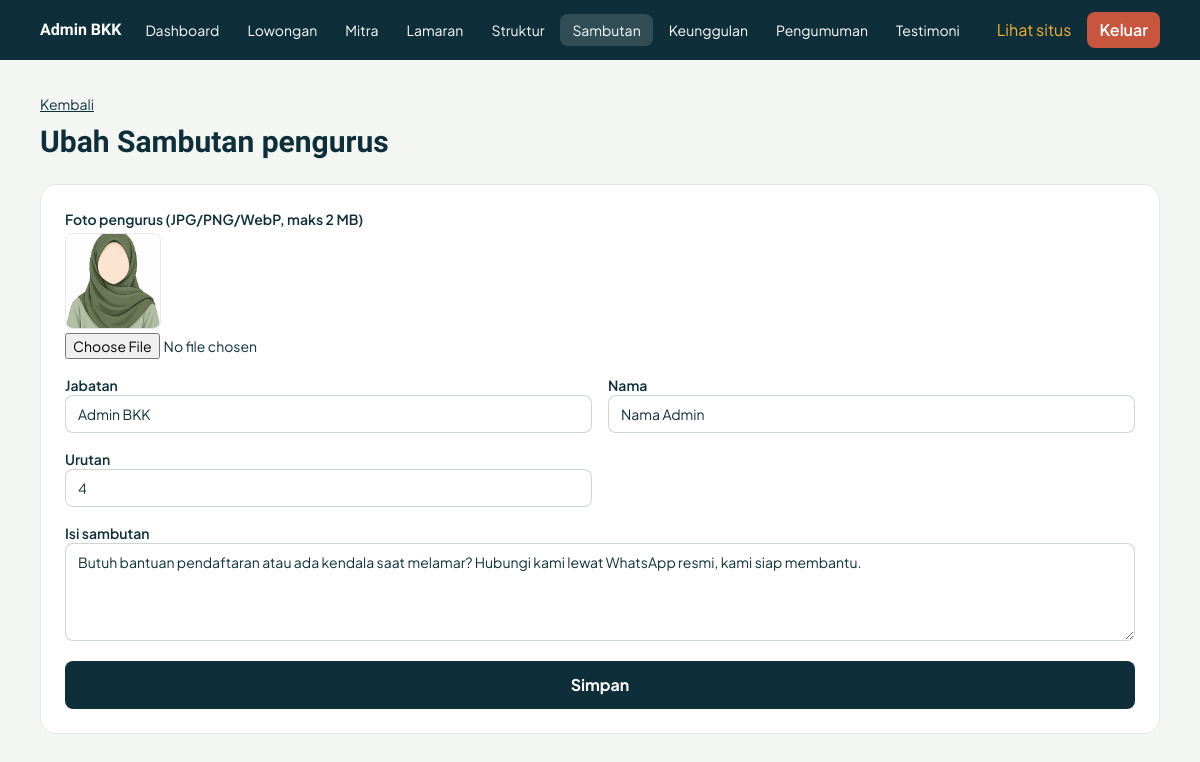
The page /admin/index.php?p=sambutan&id=4 (signed in) on the database its author committed.
### tables this page shows
CREATE TABLE sambutan(id integer primary key, jabatan text, nama text, isi text, urut integer default 0, foto text);

### config.php (called while the page is built, shortened)
<?php
function db(): PDO {
    static $p;
    if ($p) return $p;
    $f = __DIR__ . '/data/bkk.sqlite';
    $p = new PDO('sqlite:' . $f);
    $p->setAttribute(PDO::ATTR_ERRMODE, PDO::ERRMODE_EXCEPTION);
    $p->setAttribute(PDO::ATTR_DEFAULT_FETCH_MODE, PDO::FETCH_ASSOC);
    $p->exec("create table if not exists sambutan(id integer primary key, jabatan text, nama text, isi text, urut integer default 0)");
    foreach (['sambutan', 'pengumuman'] as $t) {
        try { $p->exec("alter table $t add column foto text"); } catch (Throwable $e) {}
    }
    return $p;
}
function q($sql, $a = []) { $s = db()->prepare($sql); $s->execute($a); return $s; }
function row($sql, $a = []) { return q($sql, $a)->fetch(); }
function e($s) { return htmlspecialchars((string)$s, ENT_QUOTES, 'UTF-8'); }

### admin/index.php (the view, shortened to what this page needs)
<?php
require __DIR__ . '/../config.php'; require __DIR__ . '/../inc/layout.php';
$p = $_GET['p'] ?? 'home';
    top('Masuk admin'); ?>
    <?php bottom(); exit;
function field($k, $f, $v) {
    [$lb, $t] = $f; $cl = 'w-full rounded-lg border border-tinta/20 px-3 py-2';
    echo '<label class="block text-sm font-semibold">' . e($lb);
    if ($t === 'area') echo "<textarea name=\"$k\" rows=\"4\" class=\"$cl font-normal\">" . e($v) . '</textarea>';
    elseif ($t === 'img') {
        if ($v) echo '<img src="../media/' . e($v) . '" alt="" class="mt-1 h-24 w-24 rounded-lg object-cover border border-tinta/10">';
        echo '<input type="file" name="' . $k . '" accept="image/jpeg,image/png,image/webp" class="mt-1 block text-sm font-normal"><input type="hidden" name="cur_' . $k . '" value="' . e($v) . '">';
    }
    elseif ($t === 'check') echo "<input type=\"checkbox\" name=\"$k\" class=\"ml-2\"" . ($v ?? 1 ? ' checked' : '') . '>';
    elseif ($t === 'mitra' || $t === 'parent' || str_starts_with($t, 'sel:')) {
        echo "<select name=\"$k\" class=\"$cl font-normal\">";
        foreach (opts($t) as $ov => $ol) echo '<option value="' . e($ov) . '"' . ((string)$ov === (string)$v ? ' selected' : '') . '>' . e($ol) . '</option>';
        echo '</select>';
    } else echo "<input type=\"$t\" name=\"$k\" value=\"" . e($v) . "\" class=\"$cl font-normal\">";
    echo '</label>';
}
top('Admin'); echo '<main class="max-w-6xl mx-auto px-4 py-8">';
if ($p === 'home') {
    $c = fn($s) => row($s)['c'];
    echo '<h1 class="font-judul font-bold text-3xl">Dashboard</h1><div class="mt-6 grid grid-cols-2 md:grid-cols-4 gap-4">';
    foreach ([[$c("select count(*) c from lowongan where aktif=1"), 'Lowongan tayang'], [$c("select count(*) c from mitra"), 'Mitra'], [$c("select count(*) c from mitra where status_mou='Sudah MOU'"), 'Sudah MOU'], [$c("select count(*) c from lamaran where status='Baru'"), 'Lamaran baru']] as [$n, $l])
        echo "<div class=\"bg-white rounded-2xl p-5 border border-tinta/10\"><div class=\"font-judul font-extrabold text-4xl text-daun\">$n</div><div class=\"text-sm\">$l</div></div>";
    echo '</div><h2 class="font-judul font-bold text-xl mt-10">Lamaran terbaru</h2><div class="mt-3 bg-white rounded-2xl border border-tinta/10 divide-y divide-tinta/10">';
    $r = rows('select a.*, l.judul from lamaran a left join lowongan l on l.id=a.lowongan_id order by a.id desc limit 6');
    foreach ($r as $a) echo '<a href="index.php?p=lamaran&id=' . $a['id'] . '" class="flex justify-between gap-3 p-4 hover:bg-kertas"><span><b>' . e($a['nama']) . '</b> melamar ' . e($a['judul']) . '</span><span class="text-sm text-tinta/60">' . e($a['status']) . '</span></a>';
    if (!$r) echo '<p class="p-4 text-sm text-tinta/60">Belum ada lamaran. Lamaran dari halaman lowongan akan muncul di sini.</p>';
    echo '</div>';
} elseif (isset($T[$p])) {
    [$label, $F, $L, $sql] = $T[$p]; $ro = $p === 'lamaran';
    if (isset($_GET['id'])) {
        $id = (int)$_GET['id']; $cur = $id ? row("select * from $p where id=?", [$id]) : [];
        echo '<a href="index.php?p=' . $p . '" class="text-sm underline">Kembali</a><h1 class="font-judul font-bold text-3xl mt-2">' . ($id ? 'Ubah' : 'Tambah') . ' ' . e($label) . '</h1>';
        echo '<form method="post" enctype="multipart/form-data" class="mt-6 bg-white rounded-2xl border border-tinta/10 p-6 grid md:grid-cols-2 gap-4"><input type="hidden" name="t" value="' . csrf() . '"><input type="hidden" name="id" value="' . $id . '">';
        foreach ($F as $k => $f) { echo in_array($f[1], ['area', 'img']) ? '<div class="md:col-span-2">' : '<div>'; field($k, $f, $cur[$k] ?? ($k === 'tanggal' ? date('Y-m-d') : null)); echo '</div>'; }
        echo '<button class="md:col-span-2 rounded-lg bg-tinta text-white font-bold py-3">Simpan</button></form>';
    }
}
echo '</main>'; bottom();

### assets/style.css (style rules this page uses)
html { scroll-behavior:smooth }

### rows shown on the page
sambutan: foto (picture), jabatan "Admin BKK", nama "Nama Admin", urut "4", isi "Butuh bantuan pendaftaran atau ada kendala saat melamar? Hubungi kami lewat WhatsApp resmi, kami siap membantu."

### other values the page prints
$v "Dashboard"
$v "Lowongan"
$v "Mitra"
$v "Lamaran"
$v "Struktur"
$v "Sambutan"
$v "Keunggulan"
$v "Pengumuman"
$v "Testimoni"
$label "Sambutan pengurus"
$lb "Foto pengurus (JPG/PNG/WebP, maks 2 MB)"
$lb "Jabatan"
$lb "Nama"
$lb "Urutan"
$lb "Isi sambutan"
